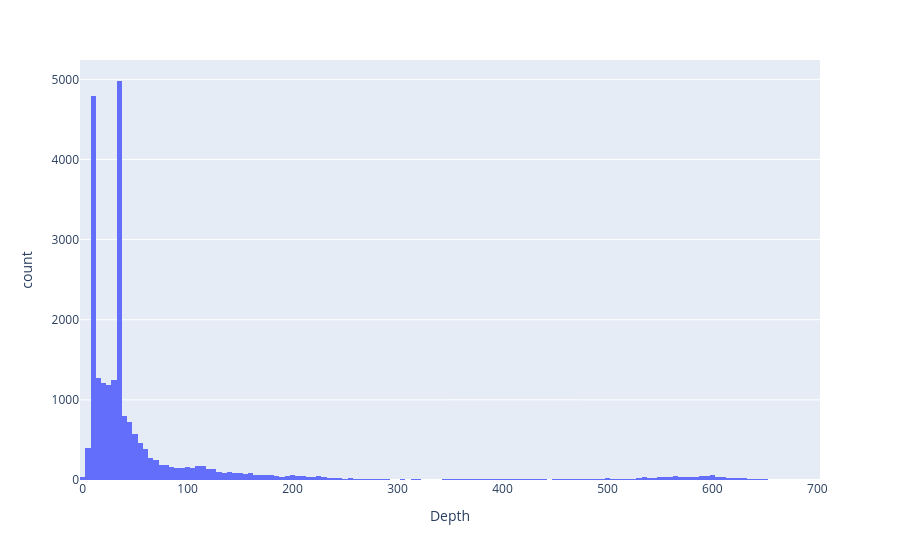

Write notebook code for a chart like this one.
### Code cell
fig = px.histogram(df_earthquakes, x="Depth")
fig.show()

### Figure 1 — Plotly figure (JSON) as saved in the notebook; plotly's stock layout.template omitted (floating-point values rounded to 4 significant figures; data arrays with more than 128 entries replaced by an {"elided": "..."} marker saying what was removed)
{"data": [{"alignmentgroup": "True", "bingroup": "x", "hovertemplate": "Depth=%{x}<br>count=%{y}<extra></extra>", "legendgroup": "", "marker": {"color": "#636efa", "pattern": {"shape": ""}}, "name": "", "offsetgroup": "", "orientation": "v", "showlegend": false, "type": "histogram", "x": {"elided": "23229 float values"}, "xaxis": "x", "yaxis": "y"}], "layout": {"barmode": "relative", "legend": {"tracegroupgap": 0}, "margin": {"t": 60}, "xaxis": {"anchor": "y", "domain": [0, 1], "title": {"text": "Depth"}}, "yaxis": {"anchor": "x", "domain": [0, 1], "title": {"text": "count"}}}}
